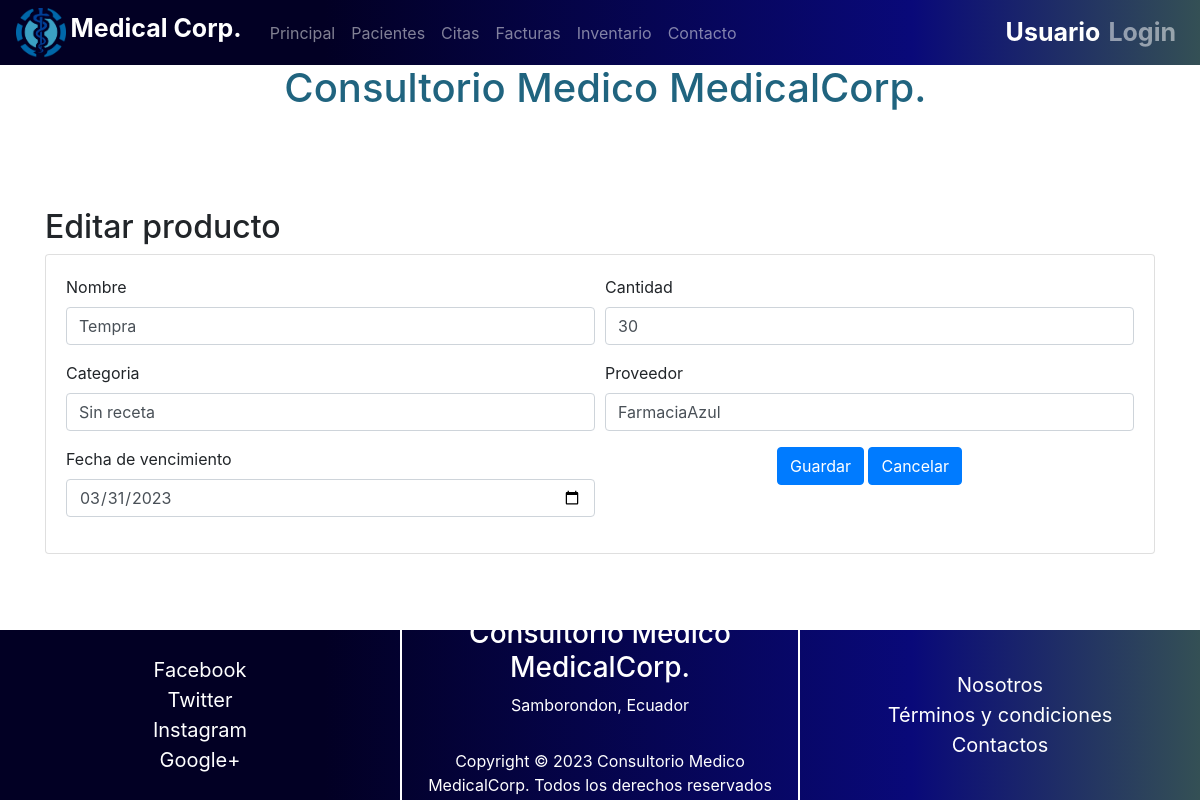
The page /Proyecto_DAW/index.php?c=inventario&f=view_edit&id=2 on the database its author committed.
### tables this page shows
CREATE TABLE `inventario` (
  `id_inventario` int NOT NULL AUTO_INCREMENT,
  `in_nombre` varchar(50) NOT NULL,
  `in_cantdispon` varchar(50) NOT NULL,
  `in_catego` varchar(50) NOT NULL,
  `in_proveed` varchar(50) NOT NULL,
  `in_fechaven` date NOT NULL,
  PRIMARY KEY (`id_inventario`)
);

### Proyecto_DAW/controller/InventarioController.php (called while the page is built, shortened)
<?php
require_once 'model/dao/InventarioDAO.php';
class InventarioController
{
    private $model;
    public function __construct()
    {
        $this->model = new InventarioDAO();
    }
    public function view_edit()
    {
        $id = $_REQUEST['id'];
        $prod = $this->model->selectOne($id);
        $titulo = "Editar producto";
        require_once VINVENTARIO . 'edit.php';
    }
}

### Proyecto_DAW/controller/FrontController.php (called while the page is built, shortened)
<?php
class FrontController {
    public function ruteo() {
        $funcion = (!empty($_REQUEST['f']))?htmlentities($_REQUEST['f']):FUNCION_PRINCIPAL;
        $cont = new  $controlador();
        $cont->$funcion();
    }
}

### Proyecto_DAW/index.php (called while the page is built)
<?php
    require_once 'controller/FrontController.php';
    $front = new FrontController();
    $front->ruteo();

### Proyecto_DAW/config/Conexion.php (called while the page is built)
<?php
class Conexion {
    public static function getConexion() {
         $dsn = 'mysql:host=localhost;port=3306;dbname=' . DBNAME;
        $conexion = null;
        try {
            $conexion = new PDO($dsn, DBUSER, DBPASSWORD);
             $conexion->setAttribute(PDO::ATTR_ERRMODE, PDO::ERRMODE_EXCEPTION);
        } catch (Exception $e) {
            echo $e;
            die("error " . $e->getMessage());
        }
        return $conexion;
    }
}

### Proyecto_DAW/model/dao/InventarioDAO.php (called while the page is built, shortened)
<?php
require_once 'config/Conexion.php';
class InventarioDAO
{
    private $con;
    public function __construct()
    {
        $this->con = Conexion::getConexion();
    }
    public function selectOne($id)
    {
        $sql = "SELECT * FROM INVENTARIO WHERE id_inventario=:id";
        $stmt = $this->con->prepare($sql);
        $data = ['id' => $id];
        $stmt->execute($data);
        $inventario = $stmt->fetch(PDO::FETCH_ASSOC);
        return $inventario;
    }
}

### Proyecto_DAW/view/inventario/inventario.edit.php (the view, shortened to what this page needs)
<div class="container">
    <h2>
        <?php echo $titulo ?>
    </h2>
    <div class="card card-body">
        <form action="index.php?c=inventario&f=edit" method="POST" name="formProdNuevo" id="formProdNuevo">
            <div class="form-row">
                <div class="form-group col-sm-6">
                    <label for="nombre">Nombre</label>
                    <input type="text" name="nombre" id="nombre" value="<?php echo $prod['in_nombre']; ?>"
                        class="form-control" placeholder="nombre" required>
                </div>
                <div class="form-group col-sm-6">
                    <label for="precio">Cantidad</label>
                    <input type="number" name="cantidad" id="cantidad" value="<?php echo $prod['in_cantdispon']; ?>"
                        class="form-control" placeholder="cantidad" required>
                </div>
                <div class="form-group col-sm-6">
                    <label for="nombre">Categoria</label>
                    <input type="text" name="categoria" id="categoria" value="<?php echo $prod['in_catego']; ?>"
                        class="form-control" placeholder="categoria" required>
                </div>
                <div class="form-group col-sm-6">
                    <label for="precio">Proveedor</label>
                    <input type="text" name="proveedor" id="proveedor" value="<?php echo $prod['in_proveed']; ?>"
                        class="form-control" placeholder="proveedor" required>
                </div>
                <div class="form-group col-sm-6">
                    <label for="nombre">Fecha de vencimiento</label>
                    <input type="date" name="fecha" id="fecha" value="<?php echo $prod['in_fechaven']; ?>"
                        class="form-control" placeholder="fecha" required>
                </div>
                <div class="form-group mx-auto">
                    <button type="submit" class="btn btn-primary"
                        onclick="if (!confirm('Esta seguro de modificar el producto?')) return false;">Guardar</button>
                    <a href="index.php?c=inventario&f=index" class="btn btn-primary">Cancelar</a>
                </div>
            </div>
        </form>
    </div>
</div>

### rows shown on the page
inventario: nombre "Tempra", cantidad "30", categoria "Sin receta", proveedor "FarmaciaAzul", fecha "03/31/2023"

### other values the page prints
$titulo "Editar producto"
